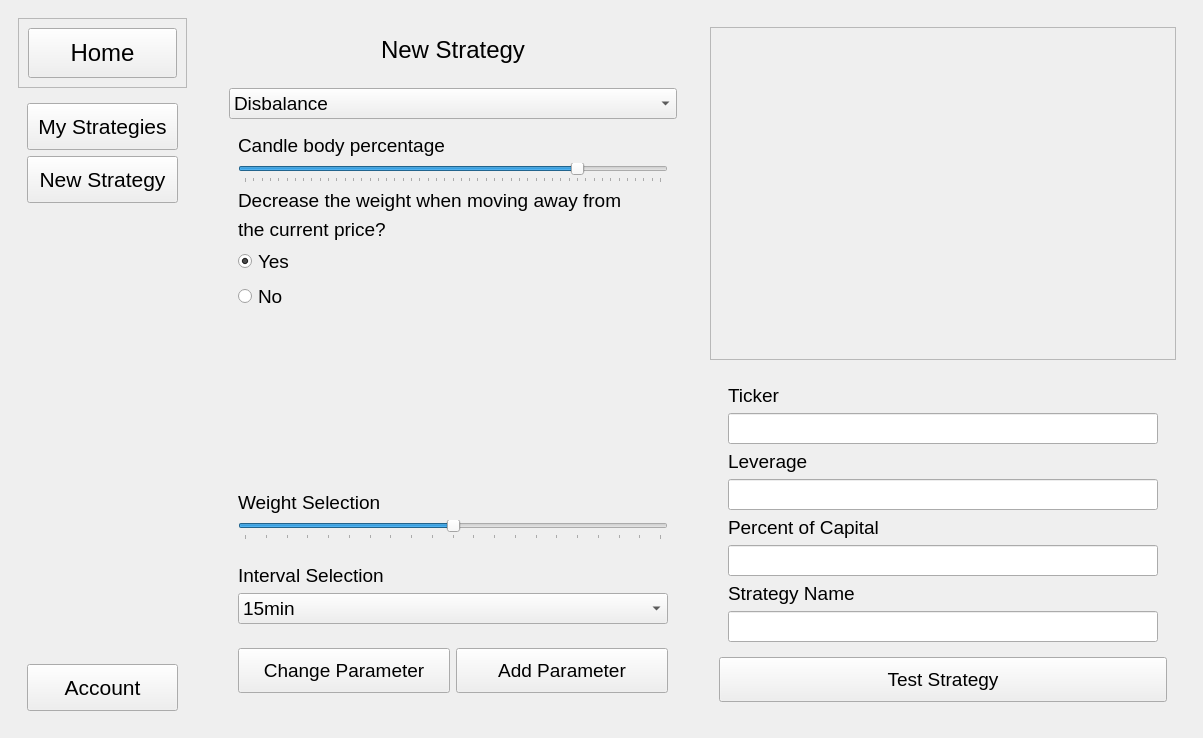
<?xml version="1.0" encoding="UTF-8"?>
<ui version="4.0">
 <class>MainWindow</class>
 <widget class="QMainWindow" name="MainWindow">
  <property name="geometry">
   <rect>
    <x>0</x>
    <y>0</y>
    <width>1203</width>
    <height>738</height>
   </rect>
  </property>
  <property name="font">
   <font>
    <family>Arial</family>
   </font>
  </property>
  <property name="windowTitle">
   <string>MainWindow</string>
  </property>
  <property name="styleSheet">
   <string notr="true">QPushButton {
	text-align: center;
	padding: 10px;
}
</string>
  </property>
  <widget class="QWidget" name="centralWidget">
   <layout class="QHBoxLayout" name="horizontalLayout">
    <item alignment="Qt::AlignLeft">
     <widget class="QWidget" name="menuContainer" native="true">
      <layout class="QVBoxLayout" name="verticalLayout">
       <property name="sizeConstraint">
        <enum>QLayout::SetDefaultConstraint</enum>
       </property>
       <property name="topMargin">
        <number>9</number>
       </property>
       <property name="rightMargin">
        <number>9</number>
       </property>
       <property name="bottomMargin">
        <number>9</number>
       </property>
       <item alignment="Qt::AlignTop">
        <widget class="QFrame" name="homeBtnsContainer">
         <property name="frameShape">
          <enum>QFrame::StyledPanel</enum>
         </property>
         <property name="frameShadow">
          <enum>QFrame::Raised</enum>
         </property>
         <layout class="QHBoxLayout" name="horizontalLayout_3">
          <item>
           <widget class="QPushButton" name="homeBtn">
            <property name="font">
             <font>
              <pointsize>18</pointsize>
             </font>
            </property>
            <property name="text">
             <string>Home</string>
            </property>
            <property name="icon">
             <iconset>
              <normaloff>:/icons/home.svg</normaloff>:/icons/home.svg</iconset>
            </property>
            <property name="iconSize">
             <size>
              <width>28</width>
              <height>28</height>
             </size>
            </property>
           </widget>
          </item>
         </layout>
        </widget>
       </item>
       <item>
        <widget class="QWidget" name="mainPagesBtnsContainer" native="true">
         <layout class="QVBoxLayout" name="verticalLayout_3">
          <item>
           <widget class="QPushButton" name="myStrategiesBtn">
            <property name="font">
             <font>
              <pointsize>16</pointsize>
             </font>
            </property>
            <property name="text">
             <string>My Strategies</string>
            </property>
            <property name="icon">
             <iconset>
              <normaloff>:/icons/trending-up.svg</normaloff>:/icons/trending-up.svg</iconset>
            </property>
            <property name="iconSize">
             <size>
              <width>24</width>
              <height>24</height>
             </size>
            </property>
           </widget>
          </item>
          <item>
           <widget class="QPushButton" name="newStrategyBtn">
            <property name="font">
             <font>
              <pointsize>16</pointsize>
             </font>
            </property>
            <property name="text">
             <string>New Strategy</string>
            </property>
            <property name="icon">
             <iconset>
              <normaloff>:/icons/edit.svg</normaloff>:/icons/edit.svg</iconset>
            </property>
            <property name="iconSize">
             <size>
              <width>24</width>
              <height>24</height>
             </size>
            </property>
           </widget>
          </item>
         </layout>
        </widget>
       </item>
       <item>
        <spacer name="verticalSpacer">
         <property name="orientation">
          <enum>Qt::Vertical</enum>
         </property>
         <property name="sizeHint" stdset="0">
          <size>
           <width>20</width>
           <height>40</height>
          </size>
         </property>
        </spacer>
       </item>
       <item>
        <widget class="QWidget" name="mainAccountBtnsContainer" native="true">
         <layout class="QVBoxLayout" name="verticalLayout_2">
          <item>
           <widget class="QPushButton" name="accountBtn">
            <property name="font">
             <font>
              <pointsize>16</pointsize>
             </font>
            </property>
            <property name="text">
             <string>Account</string>
            </property>
            <property name="icon">
             <iconset>
              <normaloff>:/icons/user.svg</normaloff>:/icons/user.svg</iconset>
            </property>
            <property name="iconSize">
             <size>
              <width>24</width>
              <height>24</height>
             </size>
            </property>
           </widget>
          </item>
         </layout>
        </widget>
       </item>
      </layout>
     </widget>
    </item>
    <item>
     <widget class="QStackedWidget" name="mainStackedWidget">
      <property name="currentIndex">
       <number>2</number>
      </property>
      <widget class="QWidget" name="homeWidget"/>
      <widget class="QWidget" name="myStrategiesWidget">
       <layout class="QVBoxLayout" name="verticalLayout_12">
        <item>
         <widget class="QScrollArea" name="scrollArea">
          <property name="sizePolicy">
           <sizepolicy hsizetype="Preferred" vsizetype="Expanding">
            <horstretch>0</horstretch>
            <verstretch>0</verstretch>
           </sizepolicy>
          </property>
          <property name="widgetResizable">
           <bool>true</bool>
          </property>
          <widget class="QWidget" name="scrollAreaWidgetContents">
           <property name="geometry">
            <rect>
             <x>0</x>
             <y>0</y>
             <width>446</width>
             <height>112</height>
            </rect>
           </property>
           <property name="sizePolicy">
            <sizepolicy hsizetype="Preferred" vsizetype="Expanding">
             <horstretch>0</horstretch>
             <verstretch>0</verstretch>
            </sizepolicy>
           </property>
           <layout class="QVBoxLayout" name="verticalLayout_13">
            <item alignment="Qt::AlignTop">
             <widget class="QFrame" name="strategyOne">
              <property name="sizePolicy">
               <sizepolicy hsizetype="Expanding" vsizetype="Expanding">
                <horstretch>0</horstretch>
                <verstretch>0</verstretch>
               </sizepolicy>
              </property>
              <property name="frameShape">
               <enum>QFrame::StyledPanel</enum>
              </property>
              <property name="frameShadow">
               <enum>QFrame::Raised</enum>
              </property>
              <layout class="QGridLayout" name="gridLayout">
               <item row="0" column="0">
                <widget class="QLabel" name="label_3">
                 <property name="font">
                  <font>
                   <pointsize>14</pointsize>
                  </font>
                 </property>
                 <property name="text">
                  <string>Strategy Name: </string>
                 </property>
                </widget>
               </item>
               <item row="0" column="1">
                <widget class="QLabel" name="label_4">
                 <property name="font">
                  <font>
                   <pointsize>14</pointsize>
                  </font>
                 </property>
                 <property name="text">
                  <string>StrtgNm</string>
                 </property>
                </widget>
               </item>
               <item row="1" column="0">
                <widget class="QLabel" name="label_5">
                 <property name="font">
                  <font>
                   <pointsize>14</pointsize>
                  </font>
                 </property>
                 <property name="mouseTracking">
                  <bool>false</bool>
                 </property>
                 <property name="text">
                  <string>Current Yield: </string>
                 </property>
                 <property name="alignment">
                  <set>Qt::AlignRight|Qt::AlignTrailing|Qt::AlignVCenter</set>
                 </property>
                </widget>
               </item>
               <item row="1" column="3">
                <widget class="QPushButton" name="pushButton_2">
                 <property name="font">
                  <font>
                   <pointsize>14</pointsize>
                  </font>
                 </property>
                 <property name="text">
                  <string>Check Strategy</string>
                 </property>
                </widget>
               </item>
               <item row="1" column="1">
                <widget class="QLabel" name="label_6">
                 <property name="font">
                  <font>
                   <pointsize>14</pointsize>
                  </font>
                 </property>
                 <property name="text">
                  <string>Not Working</string>
                 </property>
                </widget>
               </item>
               <item row="1" column="2">
                <spacer name="horizontalSpacer">
                 <property name="orientation">
                  <enum>Qt::Horizontal</enum>
                 </property>
                 <property name="sizeType">
                  <enum>QSizePolicy::Expanding</enum>
                 </property>
                 <property name="sizeHint" stdset="0">
                  <size>
                   <width>40</width>
                   <height>20</height>
                  </size>
                 </property>
                </spacer>
               </item>
              </layout>
             </widget>
            </item>
           </layout>
          </widget>
         </widget>
        </item>
       </layout>
      </widget>
      <widget class="QWidget" name="newStrategyWidget">
       <layout class="QHBoxLayout" name="horizontalLayout_2">
        <item>
         <widget class="QWidget" name="parameterSelectionHalfWidget" native="true">
          <layout class="QVBoxLayout" name="verticalLayout_4">
           <item alignment="Qt::AlignHCenter|Qt::AlignTop">
            <widget class="QWidget" name="parameterMainLabelWidget" native="true">
             <layout class="QVBoxLayout" name="verticalLayout_5">
              <item>
               <widget class="QLabel" name="parameterMainLbl">
                <property name="font">
                 <font>
                  <pointsize>18</pointsize>
                 </font>
                </property>
                <property name="text">
                 <string>New Strategy</string>
                </property>
               </widget>
              </item>
             </layout>
            </widget>
           </item>
           <item>
            <widget class="QWidget" name="parameterSelectionWidget" native="true">
             <property name="sizePolicy">
              <sizepolicy hsizetype="Preferred" vsizetype="Expanding">
               <horstretch>0</horstretch>
               <verstretch>0</verstretch>
              </sizepolicy>
             </property>
             <layout class="QVBoxLayout" name="verticalLayout_7">
              <item>
               <widget class="QComboBox" name="parameterSelectionComboBox">
                <property name="font">
                 <font>
                  <pointsize>14</pointsize>
                 </font>
                </property>
                <item>
                 <property name="text">
                  <string>Disbalance</string>
                 </property>
                </item>
                <item>
                 <property name="text">
                  <string>Fib Div</string>
                 </property>
                </item>
                <item>
                 <property name="text">
                  <string>Candle Stick</string>
                 </property>
                </item>
               </widget>
              </item>
              <item alignment="Qt::AlignTop">
               <widget class="QStackedWidget" name="parameterStackedWidget">
                <property name="currentIndex">
                 <number>0</number>
                </property>
                <widget class="QWidget" name="disbalanceWidget">
                 <layout class="QVBoxLayout" name="verticalLayout_10">
                  <item>
                   <widget class="QLabel" name="candleBodyPercentageLbl">
                    <property name="font">
                     <font>
                      <pointsize>14</pointsize>
                     </font>
                    </property>
                    <property name="text">
                     <string>Сandle body percentage</string>
                    </property>
                   </widget>
                  </item>
                  <item>
                   <widget class="QSlider" name="candleBodyPercentageSlider">
                    <property name="font">
                     <font>
                      <pointsize>14</pointsize>
                     </font>
                    </property>
                    <property name="maximum">
                     <number>100</number>
                    </property>
                    <property name="sliderPosition">
                     <number>80</number>
                    </property>
                    <property name="orientation">
                     <enum>Qt::Horizontal</enum>
                    </property>
                    <property name="tickPosition">
                     <enum>QSlider::TicksBelow</enum>
                    </property>
                    <property name="tickInterval">
                     <number>2</number>
                    </property>
                   </widget>
                  </item>
                  <item>
                   <widget class="QLabel" name="changingOfWeightLbl">
                    <property name="font">
                     <font>
                      <pointsize>14</pointsize>
                     </font>
                    </property>
                    <property name="text">
                     <string>Decrease the weight when moving away from</string>
                    </property>
                   </widget>
                  </item>
                  <item>
                   <widget class="QLabel" name="label">
                    <property name="font">
                     <font>
                      <pointsize>14</pointsize>
                     </font>
                    </property>
                    <property name="text">
                     <string>the current price?</string>
                    </property>
                   </widget>
                  </item>
                  <item>
                   <widget class="QRadioButton" name="yesChangingOfWeightBtn">
                    <property name="font">
                     <font>
                      <pointsize>14</pointsize>
                     </font>
                    </property>
                    <property name="text">
                     <string>Yes</string>
                    </property>
                    <property name="checked">
                     <bool>true</bool>
                    </property>
                   </widget>
                  </item>
                  <item>
                   <widget class="QRadioButton" name="noChangingOfWeightBtn">
                    <property name="font">
                     <font>
                      <pointsize>14</pointsize>
                     </font>
                    </property>
                    <property name="text">
                     <string>No</string>
                    </property>
                   </widget>
                  </item>
                  <item>
                   <spacer name="verticalSpacer_2">
                    <property name="orientation">
                     <enum>Qt::Vertical</enum>
                    </property>
                    <property name="sizeHint" stdset="0">
                     <size>
                      <width>20</width>
                      <height>40</height>
                     </size>
                    </property>
                   </spacer>
                  </item>
                 </layout>
                </widget>
                <widget class="QWidget" name="page_2">
                 <layout class="QVBoxLayout" name="verticalLayout_11"/>
                </widget>
               </widget>
              </item>
              <item>
               <spacer name="verticalSpacer_3">
                <property name="orientation">
                 <enum>Qt::Vertical</enum>
                </property>
                <property name="sizeHint" stdset="0">
                 <size>
                  <width>20</width>
                  <height>40</height>
                 </size>
                </property>
               </spacer>
              </item>
              <item>
               <widget class="QWidget" name="weightWidget" native="true">
                <layout class="QVBoxLayout" name="verticalLayout_9">
                 <item>
                  <widget class="QLabel" name="weightLbl">
                   <property name="font">
                    <font>
                     <pointsize>14</pointsize>
                    </font>
                   </property>
                   <property name="text">
                    <string>Weight Selection</string>
                   </property>
                  </widget>
                 </item>
                 <item>
                  <widget class="QSlider" name="weightSlider">
                   <property name="font">
                    <font>
                     <pointsize>14</pointsize>
                    </font>
                   </property>
                   <property name="autoFillBackground">
                    <bool>false</bool>
                   </property>
                   <property name="minimum">
                    <number>-10</number>
                   </property>
                   <property name="maximum">
                    <number>10</number>
                   </property>
                   <property name="value">
                    <number>0</number>
                   </property>
                   <property name="sliderPosition">
                    <number>0</number>
                   </property>
                   <property name="tracking">
                    <bool>true</bool>
                   </property>
                   <property name="orientation">
                    <enum>Qt::Horizontal</enum>
                   </property>
                   <property name="tickPosition">
                    <enum>QSlider::TicksBelow</enum>
                   </property>
                   <property name="tickInterval">
                    <number>1</number>
                   </property>
                  </widget>
                 </item>
                </layout>
               </widget>
              </item>
              <item>
               <widget class="QWidget" name="intervatSelectionWidget" native="true">
                <layout class="QVBoxLayout" name="verticalLayout_6">
                 <item>
                  <widget class="QLabel" name="intervalSelectionLbl">
                   <property name="font">
                    <font>
                     <pointsize>14</pointsize>
                    </font>
                   </property>
                   <property name="text">
                    <string>Interval Selection</string>
                   </property>
                  </widget>
                 </item>
                 <item>
                  <widget class="QComboBox" name="intervalSelectionComboBox">
                   <property name="font">
                    <font>
                     <pointsize>14</pointsize>
                    </font>
                   </property>
                   <item>
                    <property name="text">
                     <string>15min</string>
                    </property>
                   </item>
                   <item>
                    <property name="text">
                     <string>30min</string>
                    </property>
                   </item>
                   <item>
                    <property name="text">
                     <string>1hour</string>
                    </property>
                   </item>
                   <item>
                    <property name="text">
                     <string>4hours</string>
                    </property>
                   </item>
                   <item>
                    <property name="text">
                     <string>12hours</string>
                    </property>
                   </item>
                   <item>
                    <property name="text">
                     <string>1day</string>
                    </property>
                   </item>
                   <item>
                    <property name="text">
                     <string>1week</string>
                    </property>
                   </item>
                   <item>
                    <property name="text">
                     <string>1month</string>
                    </property>
                   </item>
                  </widget>
                 </item>
                </layout>
               </widget>
              </item>
              <item>
               <widget class="QWidget" name="btnsWidget" native="true">
                <layout class="QHBoxLayout" name="horizontalLayout_5">
                 <item>
                  <widget class="QPushButton" name="changeParameterBtn">
                   <property name="font">
                    <font>
                     <pointsize>14</pointsize>
                    </font>
                   </property>
                   <property name="text">
                    <string>Change Parameter</string>
                   </property>
                  </widget>
                 </item>
                 <item>
                  <widget class="QPushButton" name="addParameterBtn">
                   <property name="font">
                    <font>
                     <pointsize>14</pointsize>
                    </font>
                   </property>
                   <property name="text">
                    <string>Add Parameter</string>
                   </property>
                  </widget>
                 </item>
                </layout>
               </widget>
              </item>
             </layout>
            </widget>
           </item>
          </layout>
         </widget>
        </item>
        <item>
         <widget class="QWidget" name="strategyViewTaxtHalfWidget" native="true">
          <layout class="QVBoxLayout" name="verticalLayout_8">
           <item>
            <widget class="QListWidget" name="parametersListWidget">
             <property name="enabled">
              <bool>false</bool>
             </property>
             <property name="font">
              <font>
               <pointsize>12</pointsize>
              </font>
             </property>
            </widget>
           </item>
           <item>
            <widget class="QWidget" name="testStrategyBtnWidget" native="true">
             <layout class="QVBoxLayout" name="verticalLayout_14">
              <item>
               <widget class="QWidget" name="widget" native="true">
                <layout class="QVBoxLayout" name="verticalLayout_15">
                 <item>
                  <widget class="QLabel" name="tickerLbl">
                   <property name="font">
                    <font>
                     <pointsize>14</pointsize>
                    </font>
                   </property>
                   <property name="text">
                    <string>Ticker</string>
                   </property>
                  </widget>
                 </item>
                 <item>
                  <widget class="QLineEdit" name="tickerLineEdit">
                   <property name="font">
                    <font>
                     <pointsize>14</pointsize>
                    </font>
                   </property>
                  </widget>
                 </item>
                 <item>
                  <widget class="QLabel" name="leverageLbl">
                   <property name="font">
                    <font>
                     <pointsize>14</pointsize>
                    </font>
                   </property>
                   <property name="text">
                    <string>Leverage</string>
                   </property>
                  </widget>
                 </item>
                 <item>
                  <widget class="QLineEdit" name="leverageLineEdit">
                   <property name="font">
                    <font>
                     <pointsize>14</pointsize>
                    </font>
                   </property>
                  </widget>
                 </item>
                 <item>
                  <widget class="QLabel" name="percentofCapitalLbl">
                   <property name="font">
                    <font>
                     <pointsize>14</pointsize>
                    </font>
                   </property>
                   <property name="text">
                    <string>Percent of Capital</string>
                   </property>
                  </widget>
                 </item>
                 <item>
                  <widget class="QLineEdit" name="percentofCapitalLineEdit">
                   <property name="font">
                    <font>
                     <pointsize>14</pointsize>
                    </font>
                   </property>
                  </widget>
                 </item>
                 <item>
                  <widget class="QLabel" name="strategyNameLbl">
                   <property name="font">
                    <font>
                     <pointsize>14</pointsize>
                    </font>
                   </property>
                   <property name="text">
                    <string>Strategy Name</string>
                   </property>
                  </widget>
                 </item>
                 <item>
                  <widget class="QLineEdit" name="strategyNameLineEdit">
                   <property name="font">
                    <font>
                     <pointsize>14</pointsize>
                    </font>
                   </property>
                  </widget>
                 </item>
                </layout>
               </widget>
              </item>
              <item>
               <widget class="QPushButton" name="testStrategyBtn">
                <property name="font">
                 <font>
                  <pointsize>14</pointsize>
                 </font>
                </property>
                <property name="text">
                 <string>Test Strategy</string>
                </property>
               </widget>
              </item>
             </layout>
            </widget>
           </item>
          </layout>
         </widget>
        </item>
       </layout>
      </widget>
      <widget class="QWidget" name="accountWidget">
       <layout class="QVBoxLayout" name="verticalLayout_16">
        <item>
         <widget class="QLabel" name="label_8">
          <property name="text">
           <string>TextLabel</string>
          </property>
         </widget>
        </item>
        <item>
         <widget class="QLabel" name="label_7">
          <property name="text">
           <string>TextLabel</string>
          </property>
         </widget>
        </item>
        <item>
         <spacer name="verticalSpacer_4">
          <property name="orientation">
           <enum>Qt::Vertical</enum>
          </property>
          <property name="sizeHint" stdset="0">
           <size>
            <width>20</width>
            <height>40</height>
           </size>
          </property>
         </spacer>
        </item>
        <item>
         <widget class="QWidget" name="widget_2" native="true">
          <layout class="QHBoxLayout" name="horizontalLayout_4">
           <item>
            <spacer name="horizontalSpacer_2">
             <property name="orientation">
              <enum>Qt::Horizontal</enum>
             </property>
             <property name="sizeHint" stdset="0">
              <size>
               <width>40</width>
               <height>20</height>
              </size>
             </property>
            </spacer>
           </item>
           <item>
            <widget class="QLabel" name="loginLbl_label">
             <property name="font">
              <font>
               <pointsize>14</pointsize>
              </font>
             </property>
             <property name="text">
              <string>Login: </string>
             </property>
            </widget>
           </item>
           <item>
            <widget class="QLabel" name="loginLbl">
             <property name="font">
              <font>
               <pointsize>14</pointsize>
              </font>
             </property>
             <property name="text">
              <string/>
             </property>
            </widget>
           </item>
          </layout>
         </widget>
        </item>
       </layout>
      </widget>
     </widget>
    </item>
   </layout>
  </widget>
 </widget>
 <resources>
  <include location="resources.qrc"/>
 </resources>
 <connections/>
</ui>
